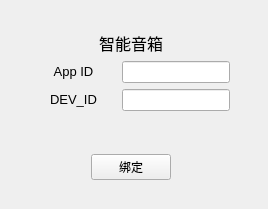
<?xml version="1.0" encoding="UTF-8"?>
<ui version="4.0">
 <class>Widget</class>
 <widget class="QWidget" name="Widget">
  <property name="windowModality">
   <enum>Qt::NonModal</enum>
  </property>
  <property name="geometry">
   <rect>
    <x>0</x>
    <y>0</y>
    <width>268</width>
    <height>209</height>
   </rect>
  </property>
  <property name="sizePolicy">
   <sizepolicy hsizetype="Fixed" vsizetype="Fixed">
    <horstretch>0</horstretch>
    <verstretch>0</verstretch>
   </sizepolicy>
  </property>
  <property name="windowTitle">
   <string>bind</string>
  </property>
  <property name="windowIcon">
   <iconset resource="../../../Pictures/res.qrc">
    <normaloff>:/player.png</normaloff>:/player.png</iconset>
  </property>
  <property name="autoFillBackground">
   <bool>false</bool>
  </property>
  <widget class="QWidget" name="layoutWidget">
   <property name="geometry">
    <rect>
     <x>20</x>
     <y>20</y>
     <width>221</width>
     <height>171</height>
    </rect>
   </property>
   <layout class="QGridLayout" name="gridLayout">
    <property name="sizeConstraint">
     <enum>QLayout::SetDefaultConstraint</enum>
    </property>
    <item row="0" column="1">
     <widget class="QLabel" name="label">
      <property name="text">
       <string>&lt;html&gt;&lt;head/&gt;&lt;body&gt;&lt;p align=&quot;center&quot;&gt;&lt;span style=&quot; font-size:12pt;&quot;&gt;智能音箱&lt;/span&gt;&lt;/p&gt;&lt;/body&gt;&lt;/html&gt;</string>
      </property>
     </widget>
    </item>
    <item row="1" column="0" colspan="3">
     <layout class="QVBoxLayout" name="verticalLayout">
      <item>
       <layout class="QHBoxLayout" name="horizontalLayout">
        <item>
         <widget class="QLabel" name="label_2">
          <property name="sizePolicy">
           <sizepolicy hsizetype="Minimum" vsizetype="Preferred">
            <horstretch>0</horstretch>
            <verstretch>0</verstretch>
           </sizepolicy>
          </property>
          <property name="text">
           <string>&lt;html&gt;&lt;head/&gt;&lt;body&gt;&lt;p align=&quot;center&quot;&gt;&lt;span style=&quot; font-size:10pt;&quot;&gt;App ID&lt;/span&gt;&lt;/p&gt;&lt;/body&gt;&lt;/html&gt;</string>
          </property>
          <property name="alignment">
           <set>Qt::AlignRight|Qt::AlignTrailing|Qt::AlignVCenter</set>
          </property>
         </widget>
        </item>
        <item>
         <widget class="QLineEdit" name="appLineEdit">
          <property name="sizePolicy">
           <sizepolicy hsizetype="Fixed" vsizetype="Fixed">
            <horstretch>0</horstretch>
            <verstretch>0</verstretch>
           </sizepolicy>
          </property>
         </widget>
        </item>
       </layout>
      </item>
      <item>
       <layout class="QHBoxLayout" name="horizontalLayout_2">
        <item>
         <widget class="QLabel" name="label_3">
          <property name="sizePolicy">
           <sizepolicy hsizetype="Minimum" vsizetype="Preferred">
            <horstretch>0</horstretch>
            <verstretch>0</verstretch>
           </sizepolicy>
          </property>
          <property name="text">
           <string>&lt;html&gt;&lt;head/&gt;&lt;body&gt;&lt;p align=&quot;center&quot;&gt;&lt;span style=&quot; font-size:10pt;&quot;&gt;DEV_ID&lt;/span&gt;&lt;/p&gt;&lt;/body&gt;&lt;/html&gt;</string>
          </property>
         </widget>
        </item>
        <item>
         <widget class="QLineEdit" name="devLineEdit">
          <property name="sizePolicy">
           <sizepolicy hsizetype="Fixed" vsizetype="Fixed">
            <horstretch>0</horstretch>
            <verstretch>0</verstretch>
           </sizepolicy>
          </property>
         </widget>
        </item>
       </layout>
      </item>
     </layout>
    </item>
    <item row="2" column="1">
     <spacer name="verticalSpacer">
      <property name="orientation">
       <enum>Qt::Vertical</enum>
      </property>
      <property name="sizeHint" stdset="0">
       <size>
        <width>20</width>
        <height>28</height>
       </size>
      </property>
     </spacer>
    </item>
    <item row="3" column="0">
     <spacer name="horizontalSpacer">
      <property name="orientation">
       <enum>Qt::Horizontal</enum>
      </property>
      <property name="sizeHint" stdset="0">
       <size>
        <width>40</width>
        <height>20</height>
       </size>
      </property>
     </spacer>
    </item>
    <item row="3" column="1">
     <widget class="QPushButton" name="pushButton">
      <property name="text">
       <string>绑定</string>
      </property>
      <property name="default">
       <bool>false</bool>
      </property>
      <property name="flat">
       <bool>false</bool>
      </property>
     </widget>
    </item>
    <item row="3" column="2">
     <spacer name="horizontalSpacer_2">
      <property name="orientation">
       <enum>Qt::Horizontal</enum>
      </property>
      <property name="sizeHint" stdset="0">
       <size>
        <width>40</width>
        <height>20</height>
       </size>
      </property>
     </spacer>
    </item>
   </layout>
  </widget>
 </widget>
 <layoutdefault spacing="6" margin="11"/>
 <resources>
  <include location="../../../Pictures/res.qrc"/>
 </resources>
 <connections/>
</ui>
